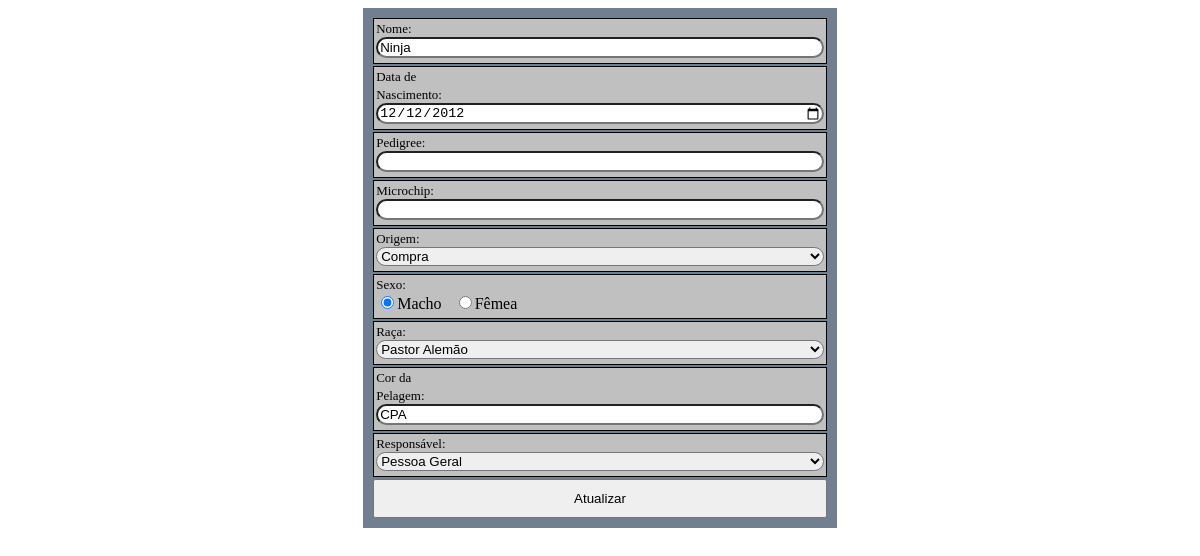
Screenshot of /src/Module/Canino/view/edit.php?id_canino=2 with the database file from the repository.
### tables this page shows
CREATE TABLE `canino` (
  `id_canino` int(11) NOT NULL AUTO_INCREMENT,
  `nome_canino` text,
  `data_nascimento` date DEFAULT NULL,
  `pedigree` text,
  `microchip` text,
  `origem` varchar(50) DEFAULT NULL,
  `sexo` varchar(50) DEFAULT NULL,
  `id_raca` int(11) DEFAULT NULL,
  `id_box` int(11) DEFAULT NULL,
  `cpf` varchar(11) DEFAULT NULL,
  `cor` varchar(50) DEFAULT NULL,
  PRIMARY KEY (`id_canino`),
  KEY `id_raca` (`id_raca`),
  KEY `id_box` (`id_box`),
  KEY `canino_ibfk_1` (`cpf`),
  CONSTRAINT `canino_ibfk_1` FOREIGN KEY (`cpf`) REFERENCES `pessoa` (`cpf`),
  CONSTRAINT `canino_ibfk_2` FOREIGN KEY (`id_raca`) REFERENCES `raca` (`id_raca`),
  CONSTRAINT `canino_ibfk_3` FOREIGN KEY (`id_box`) REFERENCES `box` (`id_box`)
);

CREATE TABLE `raca` (
  `id_raca` int(11) NOT NULL AUTO_INCREMENT,
  `nome_raca` text,
  PRIMARY KEY (`id_raca`)
);

CREATE TABLE `pessoa` (
  `cpf` varchar(11) NOT NULL,
  `email` text,
  `nome_pessoa` text,
  `senha` text,
  `id_perfil` int(11) DEFAULT NULL,
  PRIMARY KEY (`cpf`),
  KEY `id_perfil` (`id_perfil`),
  CONSTRAINT `pessoa_ibfk_1` FOREIGN KEY (`id_perfil`) REFERENCES `perfil` (`id_perfil`)
);

### src/Module/Canino/Model/CaninoTabela.php (called while the page is built, shortened)
<?php
class CaninoTabela implements ITabela{
    public static function getInstancia() {
        $ds = new \CasteloBranco\Canil\Data\ClientDataSet();
        $ds->setTable("canino");
        return $ds;
    }
    public static function find(array $id) {
        $ds = self::getInstancia();
        return \CasteloBranco\Canil\Factory\Creator::
                factoryMethod(Canino::class,$ds->getRow($id));
    }
}

### src/Data/ClientDataSet.php (called while the page is built, shortened)
<?php
class ClientDataSet {
    private $table;
    public function setTable($table) {
        $this->table = $table;
        return $this;
    }
    public function getRow(array $id){
        $ds = new Table\SelectData($this->table);
        $ds->setWhere($id);
        $ds->setVals($id);
        return $ds->row();
    }
}

### src/Data/Table/SelectData.php (called while the page is built, shortened)
<?php
class SelectData extends DataSet{
    private $table;
    private $join = array();
    private $order = array();
    private $group = array();
    private $where = array();
    private $having = array();
    private $limit = array();
    public function __construct($tblName) {
        $this->table = $tblName;
    }
    public function getComando() {
        $cmd = "SELECT ".substr($this->getCols(),0,-1)." FROM $this->table".$this->space($this->join);
        $cmd .= $this->getJoin().$this->space($this->where);
        $cmd .= $this->getWhere().$this->space($this->group);
        $cmd .= substr($this->getGroup(),0,-1).$this->space($this->having);
        $cmd .= $this->getHaving().$this->space($this->order);
        $cmd .= substr($this->getOrder(),0,-1).$this->space($this->limit);
        $cmd .= substr($this->getLimit(),0,-1).";";
        return $cmd;
    }
    private function getCols(){
        $cols = NULL;
        $cols .= $this->getConcat();
        return "* ";
    }
    private function getConcat(){
        $concat = NULL;
        return $concat;
    }
    private function getJoin(){
        $join = NULL;
        return $join;
    }
     private function getOrder(){
        $order = NULL;
        return $order;
    }
    private function getGroup(){
        $group = NULL;
        return $group;
    }
    private function getHaving(){
        $having = NULL;
        return $having;
    }
    private function getWhere(){
        $where = NULL;
        $termos = NULL;
        if(count($this->where)>0){
            $where .= "WHERE ";
            foreach ($this->where as $str => $value){
                $termos .= "$str LIKE :$str AND";
            }
            $where .= substr($termos,0,-4);
        }
        return $where;
    }
    private function getLimit(){
        $limit = NULL;
        return $limit;
    }
    private function space(array $var){
        if(count($var)>0){
            return " ";
        }
        return NULL;
    }
    public function setVals(array $vals) {
        $this->values = array_merge($this->values,$vals);
    }
    public function setWhere(array $where){
        $this->where = array_merge($this->where,$where);
    }
    public function row($sql = NULL) {
        $sql .= $this->getComando();
        return parent::row($sql);
    }
}

### src/Data/DataSet.php (called while the page is built, shortened)
<?php
class DataSet {
    private $params = array();
    protected $values = array();
    private function init($sql){
        try{
            $con = Conexao::getConection();
            $stmt = $con->prepare($sql);
            foreach ($this->values as $key => $values){
                if(!isset($this->params[$key])){
                    $this->params[$key] = \PDO::PARAM_STR;
                }
                $stmt->bindValue($key,$values,$this->params[$key]);
            }
            $stmt->execute();
            return $stmt;
        } catch (\PDOException $ex) {
            throw $ex;
        }
    }
    public function row($sql){
        $stmt = $this->init($sql);
        $row = $stmt->fetch(\PDO::FETCH_ASSOC);
        return $row;
    }
}

### src/Module/Canino/Controller/CaninoController.php (called while the page is built, shortened)
<?php
class CaninoController implements \CasteloBranco\Canil\Interfaces\IController {
    public function editAction() {
        $canino = \CasteloBranco\Canil\Module\Canino\Model\CaninoTabela::
                find(filter_input_array(INPUT_GET));
        $raca = \CasteloBranco\Canil\Module\Raca\Model\RacaTabela::findAll();
        $pessoa = \CasteloBranco\Canil\Module\Pessoa\Model\PessoaTabela::findAll();
        return array(
          "canino" => $canino,
          "racas" => $raca,
          "pessoa" => $pessoa,
        );
    }
}

### src/Module/Canino/Model/Canino.php (called while the page is built, shortened)
<?php
class Canino extends Product{
    public function setIdCanino($idCanino) {
        return $this;
    }
    public function setNomeCanino($nomeCanino) {
        return $this;
    }
    public function setDataNascimento($dataNascimento) {
        return $this;
    }
    public function setMicrochip($microchip) {
        return $this;
    }
    public function setPedigree($pedigree) {
        return $this;
    }
    public function setOrigem($origem) {
        return $this;
    }
    public function setSexo($sexo) {
        return $this;
    }
    public function setIdRaca($idRaca) {
        return $this;
    }
    public function setIdBox($idBox) {
        return $this;
    }
    public function setCpf($cpf) {
        return $this;
    }
    public function setCor($cor) {
        return $this;
    }
}

### src/Module/Canino/view/edit.php (the view, shortened to what this page needs)
<!DOCTYPE html>
<html>
    <head>
        <?php
            $ctrl = new \CasteloBranco\Canil\Module\Canino\Controller\CaninoController();
            $dados = $ctrl->editAction();
            $can = $dados["canino"];
        ?>
        <link href="../../../public/css/principal.css" rel="stylesheet" type="text/css">
    </head>
    <body>
        <form name="edit_canine" method="post" action="">
            <div>
                <label for="nome_canino">Nome:</label>
                <input type="text" name="nome_canino" value="<?php echo $can->getNomeCanino();?>">
            </div>
            <div>
                <label for="data_nascimento">Data de Nascimento:</label>
                <input type="date" name="data_nascimento" value="<?php echo $can->getDataNascimento();?>">
            </div>
            <div>
                <label for="pedigree">Pedigree:</label>
                <input type="text" name="pedigree" value="<?php echo $can->getPedigree();?>">
            </div>
            <div>
                <label for="microchip">Microchip:</label>
                <input type="text" name="microchip" value="<?php echo $can->getMicrochip();?>">
            </div>
            <div>
                <label for="origem">Origem:</label>
                <select name="origem">
                    <option <?php if($can->getOrigem()=="Compra"):?>
                        selected="true"<?php endif;?> >Compra</option>
                </select>
            </div>
            <div>
                <label for="sexo">Sexo:</label>
                <input type="radio" name="sexo" value="Macho"
                    <?php if($can->getSexo() == "Macho"): ?>
                       checked="true"<?php endif;?>>Macho &nbsp;
                <input type="radio" name="sexo" value="Fêmea"
                       <?php if($can->getSexo() == "Fêmea"): ?>
                       checked="true"<?php endif;?>>Fêmea
            </div>
            <div>
                <label for="id_raca">Raça:</label>
                <select name="id_raca">
                    <?php foreach($dados["racas"] as $opt):?>
                    <option value="<?php echo $opt->id_raca ?>"
                          <?php if($can->getIdRaca()==$opt->id_raca):?>
                        selected="true"<?php endif;?> ><?php
                    echo $opt->nome_raca ?></option>
                    <?php endforeach; ?>
                </select>
            </div>
            <div>
                <label for="cor">Cor da Pelagem:</label>
                <input type="text" name="cor" value="<?php echo $can->getCor();?>">
            </div>
            <div>
                <label for="cpf">Responsável:</label>
                <select name="cpf">
                    <?php foreach ($dados["pessoa"] as $opt): ?>
                    <option value="<?php echo $opt->cpf; ?>"
                             <?php if($can->getCpf()==$opt->cpf):?>
                        selected="true"<?php endif;?>>
                        <?php echo $opt->nome_pessoa; ?></option>
                    <?php endforeach; ?>
                </select>
            </div>
            <input type="submit" name="btn_submit" value="Atualizar">
        </form>
    </body>
</html>

### src/public/css/principal.css (style rules this page uses)
* { box-sizing:border-box; }
html { font:14/1.4 Sans-Serif; }
form { margin:0 30% 0 30%; width: 40%;background-color:slategray; padding:10px 10px 10px 10px; }
form div { border:solid black 1px; background-color:silver;margin-bottom: 2px;padding:0 2px 5px 2px; }
form label { position: relative; font-size: small; margin-right: 100%; }
form input[type=text],select, input[type=date], input[type=time], input[type=password],input[type=email] { width: 100%; border-radius: 20px; }
form input[type=submit], input[type=button] { width: 100%; padding:10px 0 10px 0; }

### rows the page displays
canino: nome_canino "Ninja", data_nascimento "12/12/2012", origem "Compra", sexo "☑", id_raca "Pastor Alemão", cor "CPA", cpf "Pessoa Geral"
